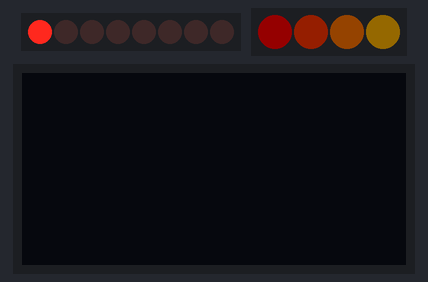
A program run on a simulated ESP32. Parts: 8 shift-register outputs drawn as a row of LEDs (first output left, lit = HIGH), 4 RGB LEDs in strip order, left to right, 128×64 one-colour display. Wiring (inferred from the names in the program): shift register (74HC595): data GPIO 21; shift clock GPIO 23; latch GPIO 22. Wiring (inferred from the signals the program sends): row of LEDs: on Q0, Q1, Q2, Q3, Q4, Q5, Q6, Q7. Dim RGB values are drawn brighter than linear.

Above: at 0.18 s.
At 5.02 s:
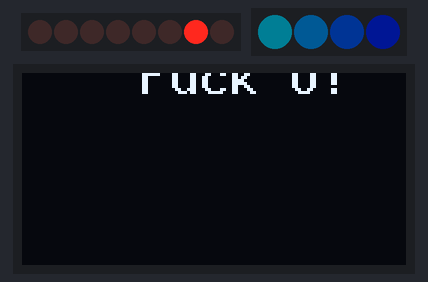
At 9.82 s:
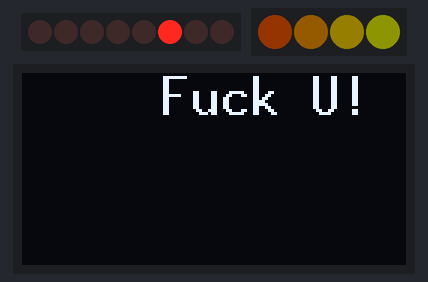
At 19.76 s:
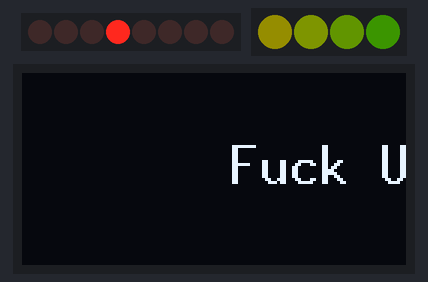
At 29.69 s:
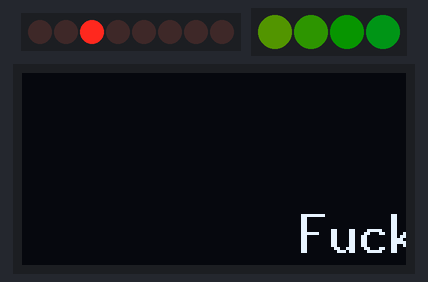
At 39.62 s:
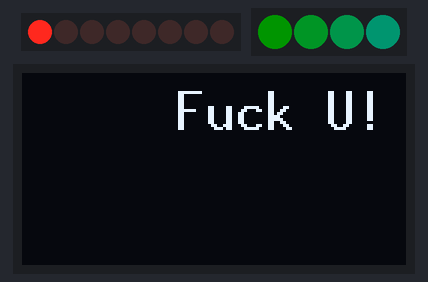
Timing chart, 0 to 40.0 s (numbered marks = the images above):
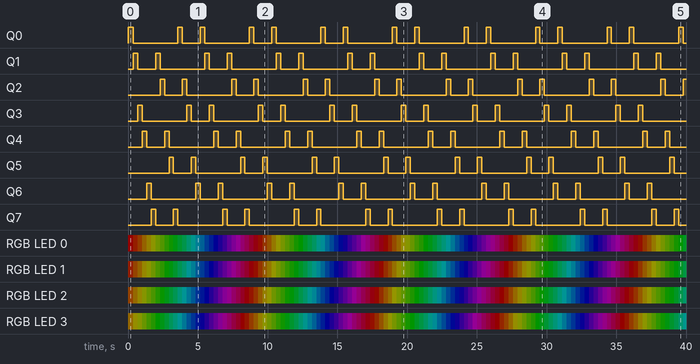

Measured:
- by itself, Q0, Q3, Q6: repeats every 5.1 s: LOW 3.2 s, HIGH 0.32 s, LOW 1.3 s, HIGH 0.32 s
- by itself, Q1, Q2, Q4, Q5, Q7: repeats every 5.1 s: LOW 1.3 s, HIGH 0.32 s, LOW 3.2 s, HIGH 0.32 s
- by itself, RGB LED 0: off → RGB(20, 0, 0) at 0.00 s, → RGB(20, 4, 0) 0.38 s later, → RGB(20, 8, 0) 0.32 s later, → RGB(20, 13, 0) 0.32 s later, … (125 changes in this stretch)
- by itself, RGB LED 1: off → RGB(20, 4, 0) at 0.00 s, → RGB(20, 9, 0) 0.38 s later, → RGB(20, 13, 0) 0.32 s later, → RGB(20, 18, 0) 0.32 s later, … (125 changes in this stretch)

The program:

main.cpp
```cpp
#include <Arduino.h>
#include <Adafruit_NeoPixel.h>
#include <RGB.hpp>
#include <LED.hpp>
#include <OLED.hpp>

void setup()
{
  // put your setup code here, to run once:
  xTaskCreate(rgbTask, "RGB Task", 1000, NULL, 1, NULL);
  xTaskCreate(ledTask, "LED Task", 1000, NULL, 1, NULL);
  xTaskCreate(oledTask, "OLED Task", 10000, NULL, 1, NULL);
}

void loop()
{
  // put your main code here, to run repeatedly:
}
```

LED.hpp
```cpp
#pragma once

#include <Arduino.h>

void ledTask(void *pvParameters)
{
    pinMode(21, OUTPUT); // SDA
    pinMode(22, OUTPUT); // RCK
    pinMode(23, OUTPUT); // SCK
    uint8_t data = 1;
    while (true)
    {
        shiftOut(21, 23, MSBFIRST, data);
        data <<= 1;
        digitalWrite(22, HIGH);
        delay(200);
        digitalWrite(22, LOW);
        if (data == 0)
            data = 1;
    }
}
```

OLED.hpp
```cpp
#include <U8g2lib.h>

void oledTask(void *pvParameters)
{
    U8G2_SSD1306_128X64_NONAME_F_HW_I2C u8g2(U8G2_R0, U8X8_PIN_NONE, 27, 26);
    u8g2.begin();
    u8g2.setFont(u8g2_font_10x20_tf);
    while (true)
    {
        for(uint8_t pos=0;pos<64;pos++)
        {
            u8g2.clearBuffer();
            u8g2.setCursor(pos+32, pos);
            u8g2.print("Fuck U!");
            u8g2.sendBuffer();
            delay(10);
        }
    }
}
```

RGB.hpp
```cpp
#pragma once

#include <Adafruit_NeoPixel.h>

void rgbTask(void *pvParameters)
{
    Adafruit_NeoPixel rgb(4, 19);
    rgb.begin();
    rgb.setBrightness(20);
    rgb.show();
    while (true)
    {
        for (uint8_t h = 0; h < 255; h++)
        {
            uint8_t h1 = h + 10;
            uint8_t h2 = h + 20;
            uint8_t h3 = h + 30;
            rgb.setPixelColor(0, rgb.ColorHSV(h * 255, 255, 255));
            rgb.setPixelColor(1, rgb.ColorHSV(h1 * 255, 255, 255));
            rgb.setPixelColor(2, rgb.ColorHSV(h2 * 255, 255, 255));
            rgb.setPixelColor(3, rgb.ColorHSV(h3 * 255, 255, 255));
            rgb.show();
            delay(10);
        }
    }
}
```
